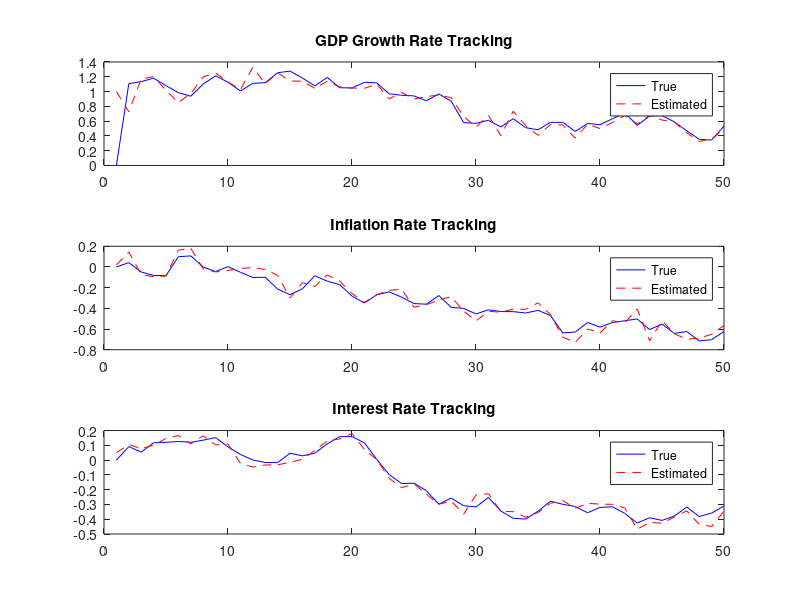

This chart was generated by the following MATLAB code:
clc; close all; clearvars;

% Unscented Kalman Filter (UKF) for Economic Tracking
% Tracking GDP, Inflation, and Interest Rate

clear; clc;

% Define Initial Conditions
x = [1.0; 0.02; 0.05]; % Initial state: [GDP growth, Inflation, Interest rate]
P = eye(3); % Initial covariance matrix

% Process and measurement noise covariance matrices
Q = diag([0.01, 0.005, 0.002]); % Process noise
R = diag([0.02, 0.01, 0.005]); % Measurement noise

% UKF Parameters
alpha = 1e-3;  % Scaling parameter
kappa = 0;      % Secondary scaling
beta = 2;       % Optimal for Gaussian distributions
lambda = alpha^2 * (3 + kappa) - 3;

% Define Process Model
f = @(x) [ x(1) + 0.1*x(1)*x(2) - 0.05*x(3);  % GDP growth rate update
           x(2) + 0.01*x(1) - 0.02*x(2);      % Inflation update
           x(3) - 0.005*x(1) + 0.03*x(2)];    % Interest rate update

% Define Measurement Model
h = @(x) [x(1); x(2); x(3)]; % Direct measurement of state

% Simulation Parameters
N = 50; % Number of time steps
x_true = zeros(3, N);
x_est = zeros(3, N);
z_meas = zeros(3, N);
x_est(:,1) = x; % Initialize estimation state

for k = 2:N
    % Simulate true state
    x = f(x) + mvnrnd([0;0;0], Q)';
    x_true(:, k) = x;
    
    % Simulate measurement
    z = h(x) + mvnrnd([0;0;0], R)';
    z_meas(:, k) = z;
    
    % UKF Sigma Points Calculation
    n = length(x);
    sqrtP = chol(P, 'lower');
    X_sigma = [x, x + sqrt(n + lambda) * sqrtP, x - sqrt(n + lambda) * sqrtP];
    
    % Propagate Sigma Points
    X_pred = zeros(size(X_sigma));
    for i = 1:size(X_sigma,2)
        X_pred(:,i) = f(X_sigma(:,i));
    end
    
    % Compute Predicted Mean and Covariance
    Wm = [lambda / (n + lambda), repmat(1 / (2 * (n + lambda)), 1, 2 * n)];
    Wc = Wm;
    Wc(1) = Wc(1) + (1 - alpha^2 + beta);
    x_pred = X_pred * Wm';
    P_pred = Q;
    for i = 1:size(X_pred,2)
        P_pred = P_pred + Wc(i) * (X_pred(:,i) - x_pred) * (X_pred(:,i) - x_pred)';
    end
    
    % Measurement Prediction
    Z_sigma = X_pred;
    z_pred = Z_sigma * Wm';
    P_zz = R;
    for i = 1:size(Z_sigma,2)
        P_zz = P_zz + Wc(i) * (Z_sigma(:,i) - z_pred) * (Z_sigma(:,i) - z_pred)';
    end
    P_xz = zeros(n);
    for i = 1:size(X_pred,2)
        P_xz = P_xz + Wc(i) * (X_pred(:,i) - x_pred) * (Z_sigma(:,i) - z_pred)';
    end
    
    % UKF Update Step
    K = P_xz / P_zz;
    x_est(:, k) = x_pred + K * (z - z_pred);
    P = P_pred - K * P_zz * K';
end

% Plot Results
figure;
subplot(3,1,1);
plot(1:N, x_true(1,:), 'b', 1:N, x_est(1,:), 'r--');
title('GDP Growth Rate Tracking'); legend('True', 'Estimated');

subplot(3,1,2);
plot(1:N, x_true(2,:), 'b', 1:N, x_est(2,:), 'r--');
title('Inflation Rate Tracking'); legend('True', 'Estimated');

subplot(3,1,3);
plot(1:N, x_true(3,:), 'b', 1:N, x_est(3,:), 'r--');
title('Interest Rate Tracking'); legend('True', 'Estimated');
